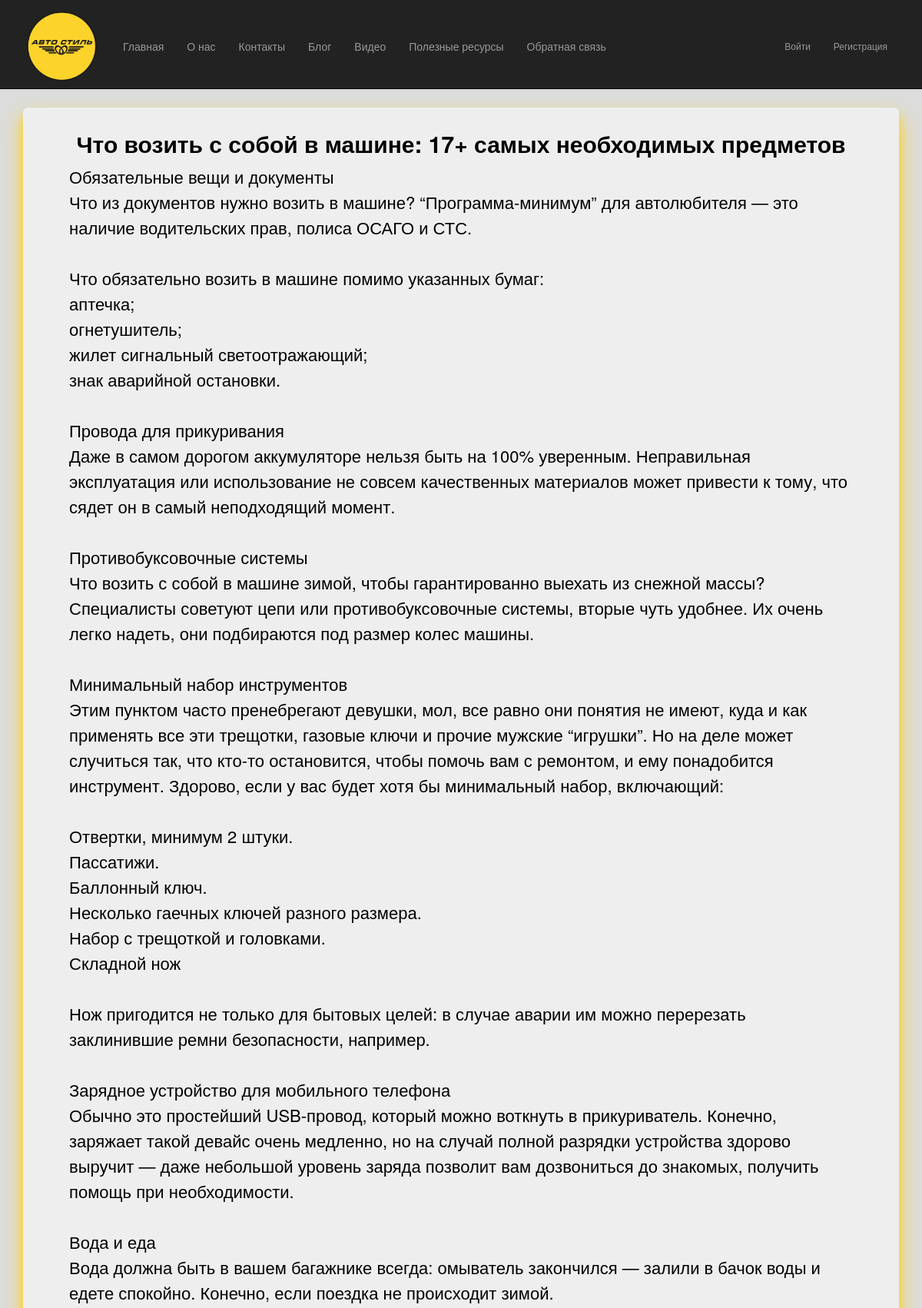
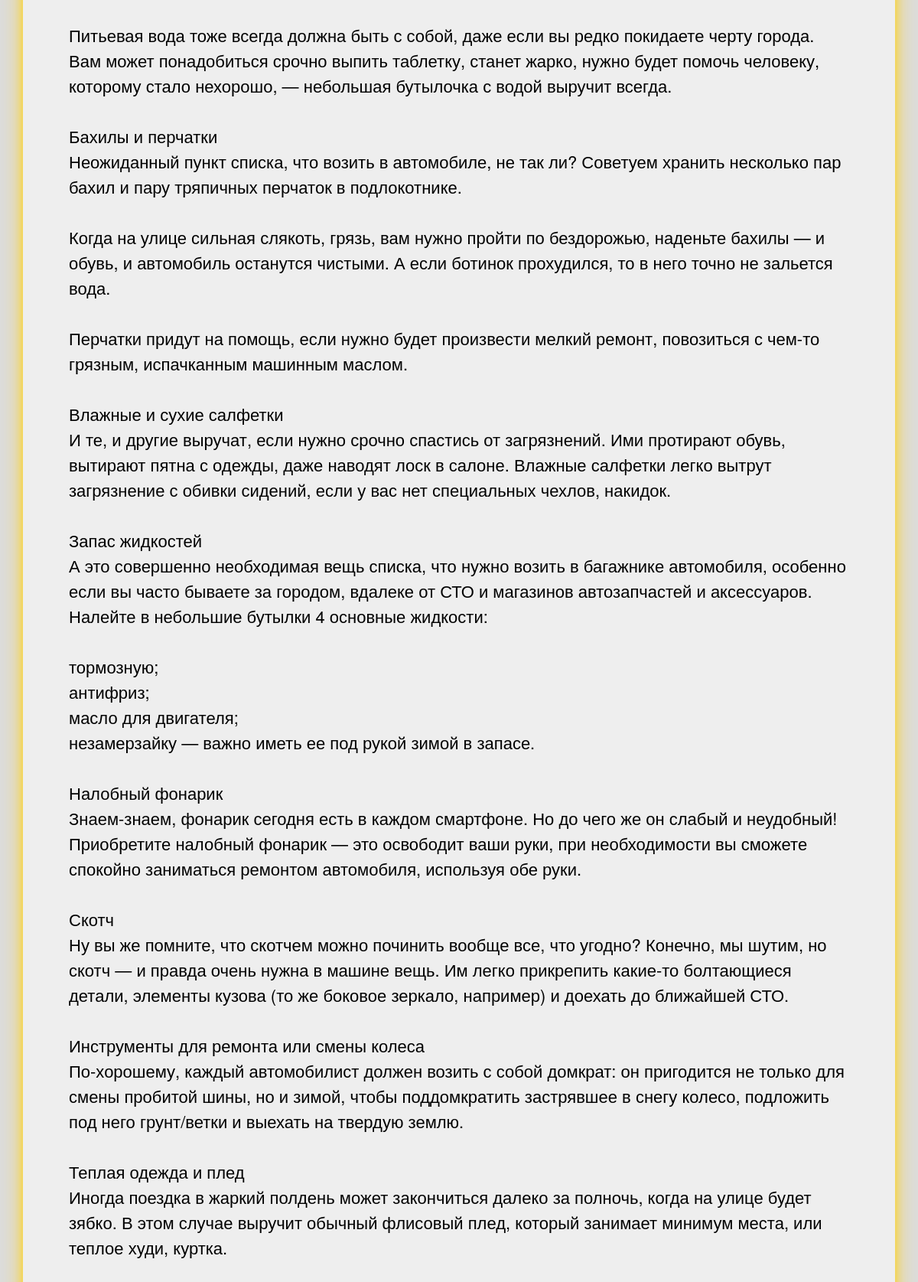
Screenshot of /blogpost/1/ (upper part) with the database file from the repository (2 pictures, top to bottom).
### app/models.py (models this page shows, shortened)
class Blog(models.Model):
    author = models.ForeignKey(User, null=True, blank=True, on_delete = models.SET_NULL, verbose_name = "Автор")
    title = models.CharField(max_length = 100, unique_for_date = "posted", verbose_name= "Заголовок")
    description = models.TextField(verbose_name = "Краткое содержание")
    content = models.TextField(verbose_name = "Полное содержание")
    posted = models.DateTimeField(default = datetime.now(), db_index = True, verbose_name = "Опубликована")
    image = models.FileField(default = 'temp.jpg', verbose_name="Путь к картинке")
    class Meta:
        db_table = "Posts"                      # Имя таблицы для модели
        ordering = ["-posted"]                  # Порядок сортировки данных в модели ( "-" означает убывание)
        verbose_name = "статья блога"           # Имя, под которым модель будет отображаться административном разделе (для одной статьи блога)
        verbose_name_plural = "статьи блога"    # Тоже для всех статей блога

### app/views.py (the view)
# urls.py: path('blogpost/<int:parametr>/', views.blogpost, name='blogpost'),
def blogpost(request, parametr):
    assert isinstance(request, HttpRequest)
    post_1 = Blog.objects.get(id=parametr) # запрос на выбор конкретной статьи по параметру
    comments = Comment.objects.filter(post=parametr)
    if request.method == "POST": # после отправки данных формы на сервер методом POST
        form = CommentForm(request.POST)
        if form.is_valid():
            comment_f = form.save(commit=False)
            comment_f.author = request.user # добавляем (так как этого поля нет в форме) в модель Комментария (Comment) в поле автор авторизованного пользователя
            comment_f.date = datetime.now() # добавляем в модель Комментария (Comment) текущую дату
            comment_f.post = Blog.objects.get(id=parametr) # добавляем в модель Комментария (Comment) статью, для которой данный комментарий
            comment_f.save() # сохраняем изменения после добавления полей
            return redirect('blogpost', parametr=post_1.id) # переадресация на ту же страницу статьи после отправки комментария
    else:
        form = CommentForm() # создание формы для ввода комментария
    return render(
        request,
        'app/blogpost.html',
        {
            'post_1': post_1, # передача конкретной статьи в шаблон веб-страницы
            'comments': comments, # передача всех комментариев к данной статье в шаблон веб-страницы
            'form': form, # передача формы добавления комментария в шаблон веб-страницы
            'year':datetime.now().year,
        }
    )

### app/templates/app/blogpost.html (shortened to what this page needs)
{% extends "app/layout.html" %}
{% block content %}
<div class="jumbotron blogpost">
    <h2> {{post_1.title}} </h2>
    <p> {{post_1.content|linebreaksbr}} </p>
</div>
{% endblock %}

### app/static/app/content/site.css (style rules this page uses)
body { padding-top: 120px; padding-bottom: 20px; background-color: gainsboro; }
.jumbotron { padding: 10px; box-shadow: 0 14px 28px #FCD32B, 0 10px 10px #FCD32B; }
.jumbotron p { font-size: 22px; line-height: 150%; }
body { overflow-y: scroll; }
.blogpost h2 { font-weight:bold; text-align:center; }

### rows the page displays
Blog: title "Что возить с собой в машине: 17+ самых необходимых предметов", content "Обязательные вещи и документы Что из документов нужно возить в машине? “Программа-минимум” для автолюбителя — это наличие водительских прав, полиса ОСАГО и СТС. Что обязательно возить в машине помимо указанных бумаг: аптечка; огнетушитель; жилет сигнальный светоотражающий; знак аварийной остановки. Провода для прикуривания Даже в самом дорогом аккумуляторе нельзя быть на 100% уверенным. Неправильная эксплуатация или использование не совсем качественных материалов может привести к тому, что сядет он в самый неподходящий момент. Противобуксовочные системы Что возить с собой в машине зимой, чтобы гарантированно выехать из снежной массы? Специалисты советуют цепи или противобуксовочные системы,…"
